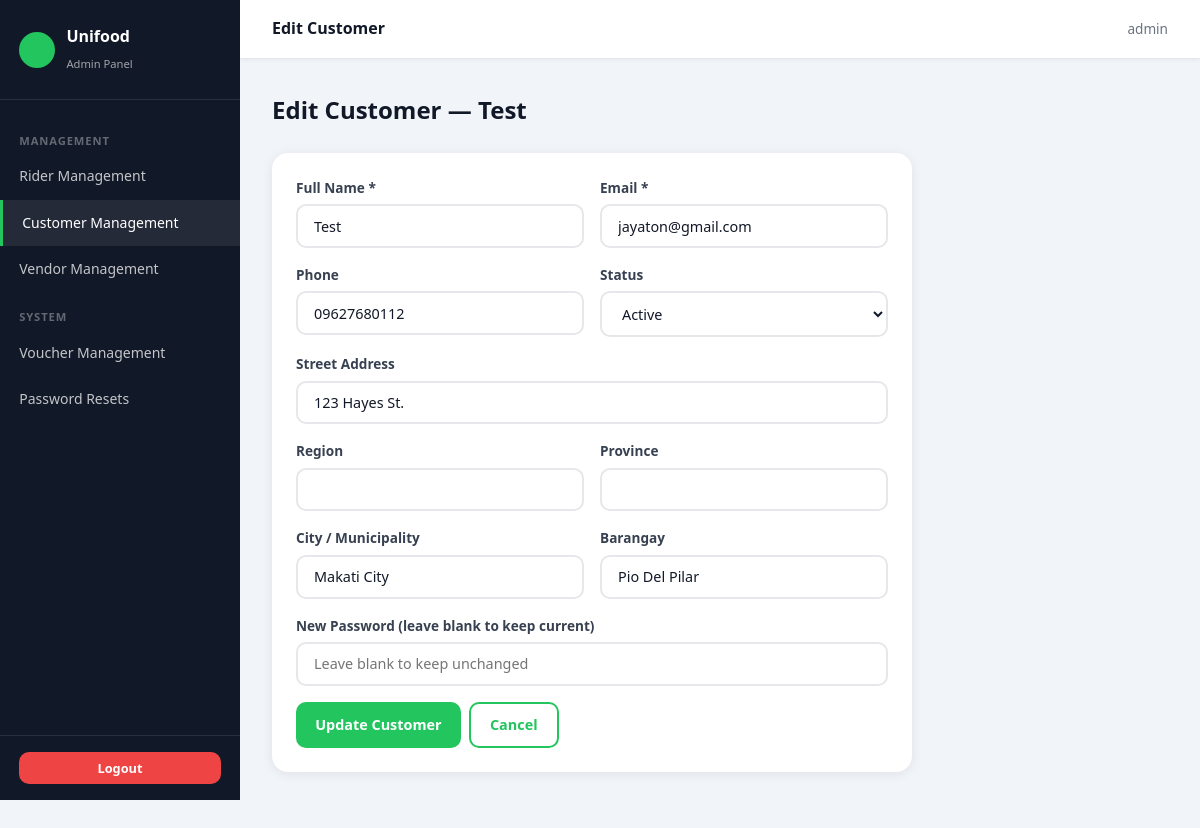
The app's page /admin/customers/8/edit (signed in) with its own data.
### models.py (models this page shows, shortened)
class Customer(db.Model):
    __tablename__ = 'customers'
    id = db.Column(db.Integer, primary_key=True)
    name = db.Column(db.String(100), nullable=False)
    email = db.Column(db.String(120), unique=True, nullable=False)
    password_hash = db.Column(db.String(256), nullable=False)
    phone = db.Column(db.String(20))
    address = db.Column(db.String(255))
    province = db.Column(db.String(100))
    region = db.Column(db.String(100))
    city = db.Column(db.String(100))
    barangay = db.Column(db.String(100))
    status = db.Column(db.String(20), default='pending')  # active, suspended, banned, pending
    id_document = db.Column(db.String(255), nullable=True)
    created_at = db.Column(db.DateTime, default=datetime.utcnow)
    orders = db.relationship('Order', backref='customer', lazy=True)
    voucher_usages = db.relationship('VoucherUsage', backref='customer', lazy=True)

### routes/admin.py (the view, shortened to what this page needs)
@admin_bp.route('/customers/<int:customer_id>/edit', methods=['GET', 'POST'])
@admin_required
def customer_edit(customer_id):
    customer = Customer.query.get_or_404(customer_id)
    return render_template('admin/customer_edit.html', customer=customer)

### routes/admin.py (called while the page is built)
def admin_required(f):
    @wraps(f)
    def decorated(*args, **kwargs):
        if 'admin_id' not in session:
            flash('Please log in as admin.', 'error')
            return redirect(url_for('admin.login'))
        return f(*args, **kwargs)
    return decorated

### templates/admin/customer_edit.html (shortened to what this page needs)
{% extends 'admin/base.html' %}
{% block page_title %}Edit Customer{% endblock %}
{% block content %}
<div class="page-header"> <h2> Edit Customer — {{ customer.name }}</h2>
</div>
<div class="card" style="max-width:640px;"> <form method="POST"> <div class="form-row"> <div class="form-group"> <label>Full Name *</label> <input type="text" name="name" value="{{ customer.name }}" required> </div> <div class="form-group"> <label>Email *</label> <input type="email" name="email" value="{{ customer.email }}" required> </div> </div> <div class="form-row"> <div class="form-group"> <label>Phone</label> <input type="text" name="phone" value="{{ customer.phone or '' }}" pattern="^09\d{9}$" maxlength="11" title="Please enter a valid 11-digit Philippine mobile number starting with 09"> </div> <div class="form-group"> <label>Status</label> <select name="status"> {% for s in ['active','suspended','banned'] %} <option {% if customer.status == s %}selected{% endif %} value="{{ s }}">{{ s.title() }}</option> {% endfor %} </select> </div> </div> <div class="form-group"> <label>Street Address</label> <input type="text" name="address" value="{{ customer.address or '' }}"> </div> <div class="form-row"> <div class="form-group"> <label>Region</label> <input type="text" name="region" value="{{ customer.region or '' }}"> </div> <div class="form-group"> <label>Province</label> <input type="text" name="province" value="{{ customer.province or '' }}"> </div> </div> <div class="form-row"> <div class="form-group"> <label>City / Municipality</label> <input type="text" name="city" value="{{ customer.city or '' }}"> </div> <div class="form-group"> <label>Barangay</label> <input type="text" name="barangay" value="{{ customer.barangay or '' }}"> </div> </div> <div class="form-group"> <label>New Password (leave blank to keep current)</label> <input type="password" name="password" placeholder="Leave blank to keep unchanged"> </div> <div class="flex gap-1"> <button type="submit" class="btn btn-primary">Update Customer</button> <a href="{{ url_for('admin.customers') }}" class="btn btn-outline">Cancel</a> </div> </form>
</div>
{% endblock %}

### static/css/main.css (style rules this page uses)
:root { --green: #22c55e; --green-light: #4ade80; --green-pale: #dcfce7; --green-dark: #16a34a; --black: #111827; --gray-dark: #374151; --gray: #6b7280; --gray-light: #e5e7eb; --gray-pale: #f9fafb; --white: #ffffff; --danger: #ef4444; --warning: #f59e0b; --info: #3b82f6; --shadow: 0 2px 12px rgba(0,0,0,.08); --shadow-lg: 0 8px 30px rgba(0,0,0,.12); --radius: 10px; --radius-lg: 16px; }
*, *::before, *::after { box-sizing: border-box; margin: 0; padding: 0; }
html { font-size: 16px; scroll-behavior: smooth; }
body { font-family: 'Segoe UI', system-ui, -apple-system, sans-serif; background: var(--gray-pale); color: var(--black); line-height: 1.6; min-height: 100vh; }
a { color: var(--green-dark); text-decoration: none; }
input, select, textarea, button { font-family: inherit; }
h2 { font-size: 1.5rem; font-weight: 700; }
.btn { display: inline-flex; align-items: center; gap: .4rem; padding: .6rem 1.2rem; border: none; border-radius: var(--radius); font-size: .9rem; font-weight: 600; cursor: pointer; transition: all .2s; white-space: nowrap; }
.btn-primary { background: var(--green); color: var(--white); }
.btn-outline { background: transparent; border: 2px solid var(--green); color: var(--green); }
.form-group { margin-bottom: 1rem; }
.form-group label { display: block; font-weight: 600; font-size: .85rem; color: var(--gray-dark); margin-bottom: .35rem; }
.form-group input, .form-group select, .form-group textarea { width: 100%; padding: .65rem 1rem; border: 2px solid var(--gray-light); border-radius: var(--radius); font-size: .9rem; background: var(--white); color: var(--black); transition: border-color .2s, box-shadow .2s; }
.form-row { display: grid; grid-template-columns: 1fr 1fr; gap: 1rem; }
.card { background: var(--white); border-radius: var(--radius-lg); box-shadow: var(--shadow); padding: 1.5rem; margin-bottom: 1.5rem; }
.page-header { margin-bottom: 1.5rem; }
.page-header h2 { color: var(--black); }
.flex { display: flex; }
.gap-1 { gap: .5rem; }

### templates/admin/base.html (style rules this page uses)
body { background: #f1f5f9; }

### records on screen
Customer: name "Test", email "jayaton@gmail.com", phone "09627680112", status "Active", address "123 Hayes St.", city "Makati City", barangay "Pio Del Pilar"

### other values on screen
{{ session.get('admin_username','Admin') }} "admin"
